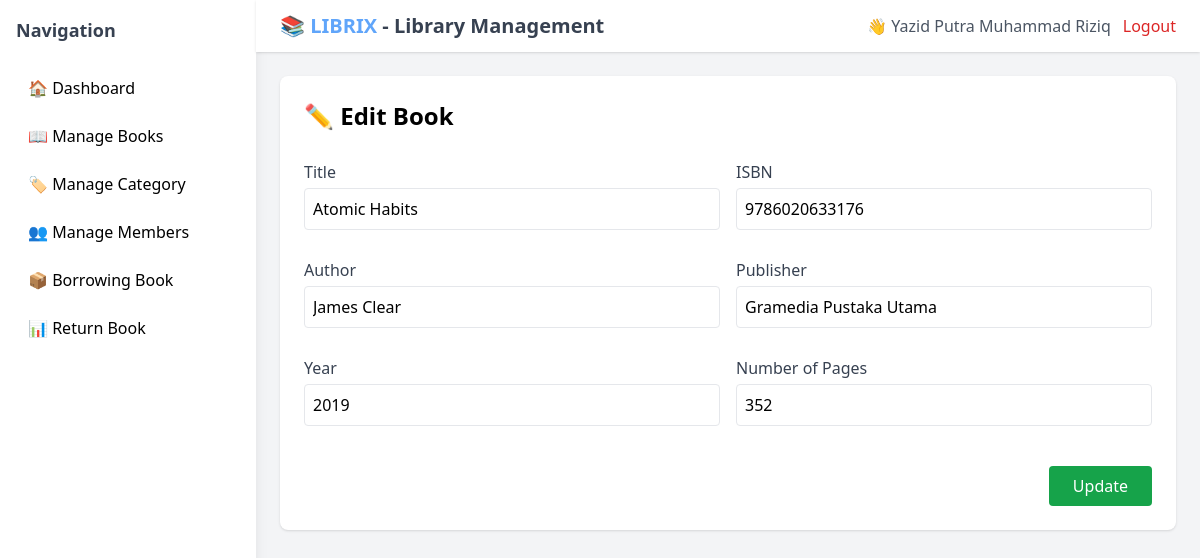
/app/views/officer/dashboard.php?page=edit_book&id=BK01-001 (signed in), run on the app's committed database.
### tables this page shows
CREATE TABLE `book` (
  `BookCode` char(8) NOT NULL,
  `CatCode` char(6) NOT NULL,
  `ISBN` char(17) DEFAULT NULL,
  `BookTitle` varchar(50) DEFAULT NULL,
  `AutName` varchar(30) DEFAULT NULL,
  `Publisher` varchar(30) DEFAULT NULL,
  `PubYear` int(11) DEFAULT NULL,
  `NumPages` int(11) DEFAULT NULL,
  `TotalCopies` int(11) DEFAULT NULL
);

### config/connections.php (called while the page is built, shortened)
<?php
class Database {
    private $host = "localhost";
    private $username = "root";
    private $password = "";
    private $database = "librix";
    public $conn;
    private function connectDatabase() {
        $this->conn = new mysqli($this->host, $this->username, $this->password, $this->database);
    }
    public function getConnection() {
        return $this->conn;
    }
}
?>

### app/models/BaseModel.php (called while the page is built, shortened)
<?php
require_once __DIR__ . '/../../config/connections.php';
class BaseModel {
    protected $conn;
    public function __construct() {
        $database = new Database();
        $this->conn = $database->getConnection();
    }
    protected function query($sql, $params = []) {
        $stmt = $this->conn->prepare($sql);
        if ($params) {
            $types = str_repeat('s', count($params));
            $stmt->bind_param($types, ...$params);
        }
        $stmt->execute();
        return $stmt;
    }
    protected function fetch($sql, $params = []) {
        $stmt = $this->query($sql, $params);
        $result = $stmt->get_result();
        return $result->fetch_assoc();
    }
}
?>

### app/models/BookModel.php (called while the page is built, shortened)
<?php
require_once 'BaseModel.php';
class BookModel extends BaseModel {
    public function getBookById($BookCode) {
        $sql = "SELECT * FROM Book WHERE BookCode = ?";
        return $this->fetch($sql, [$BookCode]);
    }
}
?>

### app/views/officer/pages/edit_book.php (the view, shortened to what this page needs)
<?php
require_once '../../../config/connections.php';
require_once '../../models/BookModel.php';
$db = new Database();
$conn = $db->getConnection();
$bookModel = new BookModel($conn);
$id = ($_GET['id']);
$book = $bookModel->getBookById($id);
?>
<div class="bg-white p-6 rounded-lg shadow">
    <h2 class="text-2xl font-semibold mb-4">✏️ Edit Book</h2>
    <form method="POST" class="grid grid-cols-2 gap-4">
        <div class="mt-3">
            <label class="block text-gray-700 mb-1">Title</label>
            <input type="text" name="title" value="<?= htmlspecialchars($book['BookTitle']) ?>" required class="w-full border rounded p-2">
        </div>
        <div class="mt-3">
            <label class="block text-gray-700 mb-1">ISBN</label>
            <input type="text" name="isbn" value="<?= htmlspecialchars($book['ISBN']) ?>" required class="w-full border rounded p-2">
        </div>
        <div class="mt-3">
            <label class="block text-gray-700 mb-1">Author</label>
            <input type="text" name="author" value="<?= htmlspecialchars($book['AutName']) ?>" required class="w-full border rounded p-2">
        </div>
        <div class="mt-3">
            <label class="block text-gray-700 mb-1">Publisher</label>
            <input type="text" name="publisher" value="<?= htmlspecialchars($book['Publisher']) ?>" required class="w-full border rounded p-2">
        </div>
        <div class="mt-3">
            <label class="block text-gray-700 mb-1">Year</label>
            <input type="number" name="year" value="<?= htmlspecialchars($book['PubYear']) ?>" required class="w-full border rounded p-2">
        </div>
        <div class="mt-3">
            <label class="block text-gray-700 mb-1">Number of Pages</label>
            <input type="number" name="numpages" value="<?= htmlspecialchars($book['NumPages']) ?>" required class="w-full border rounded p-2">
        </div>
        <div class="col-span-2 flex justify-end">
            <button type="submit" class="bg-green-600 text-white mt-6 px-6 py-2 rounded hover:bg-green-700">Update</button>
        </div>
  </form>
</div>

### data on the page
book: title "Atomic Habits", isbn "9786020633176", author "James Clear", publisher "Gramedia Pustaka Utama", year "2019", numpages "352"

### other printed values
$_SESSION['name'] "Yazid Putra Muhammad Riziq"
